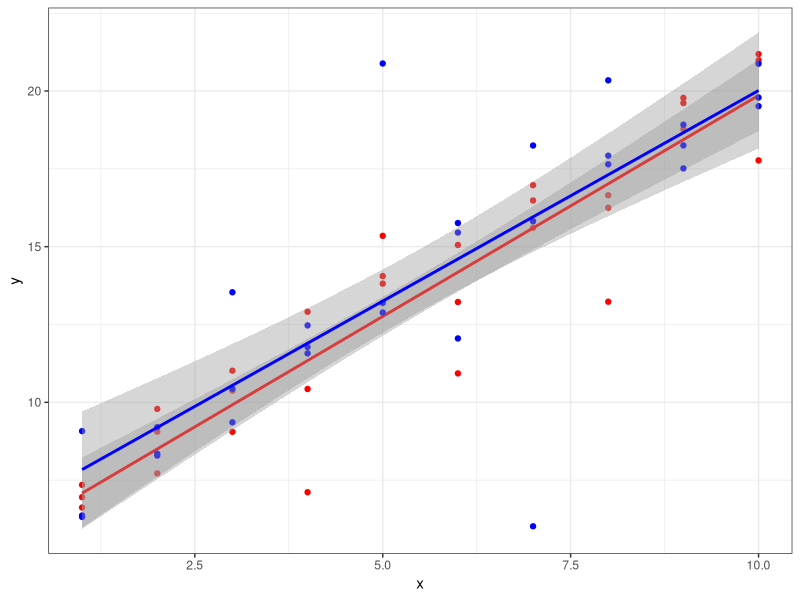
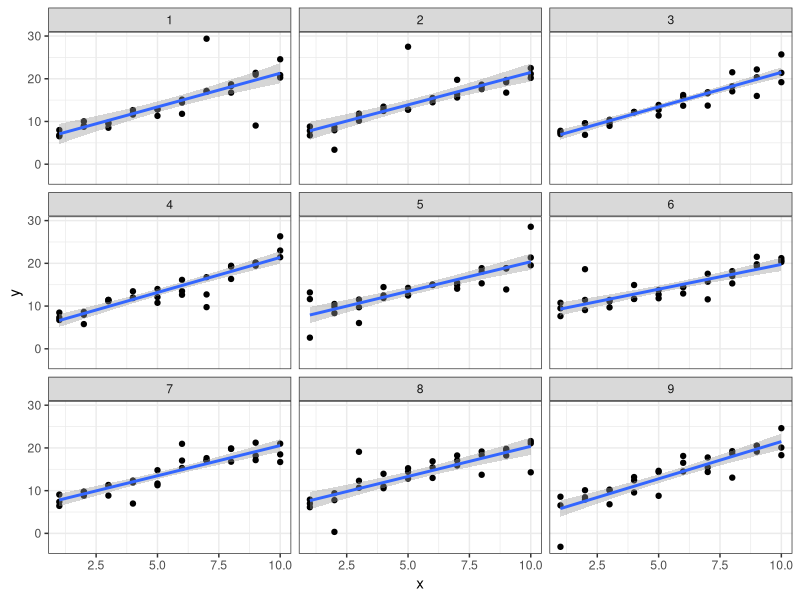
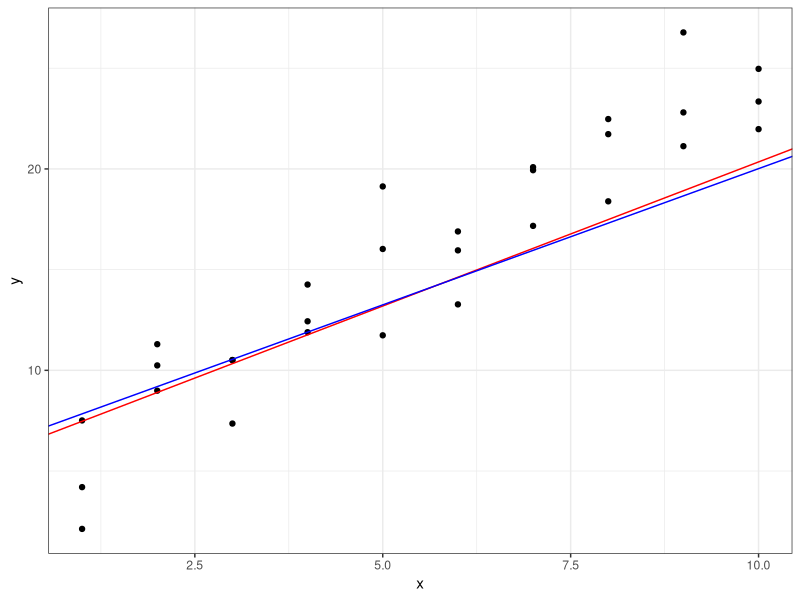
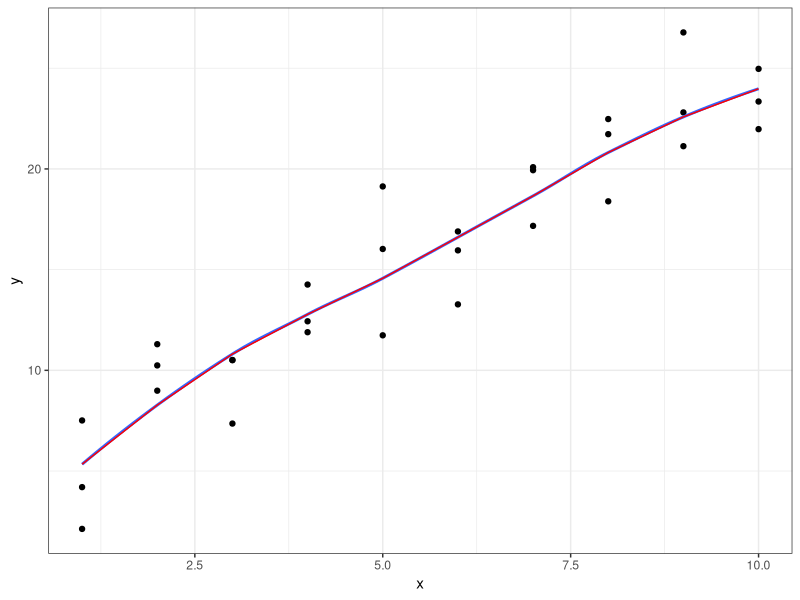
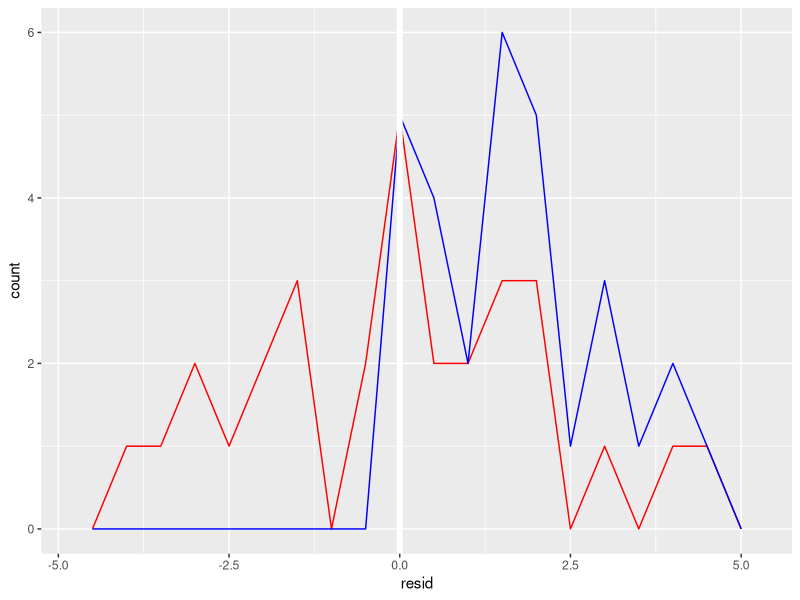
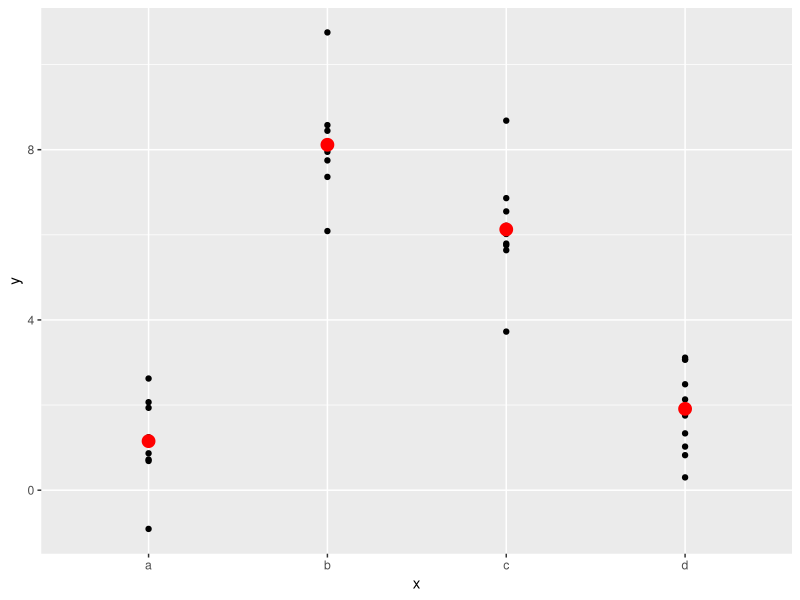
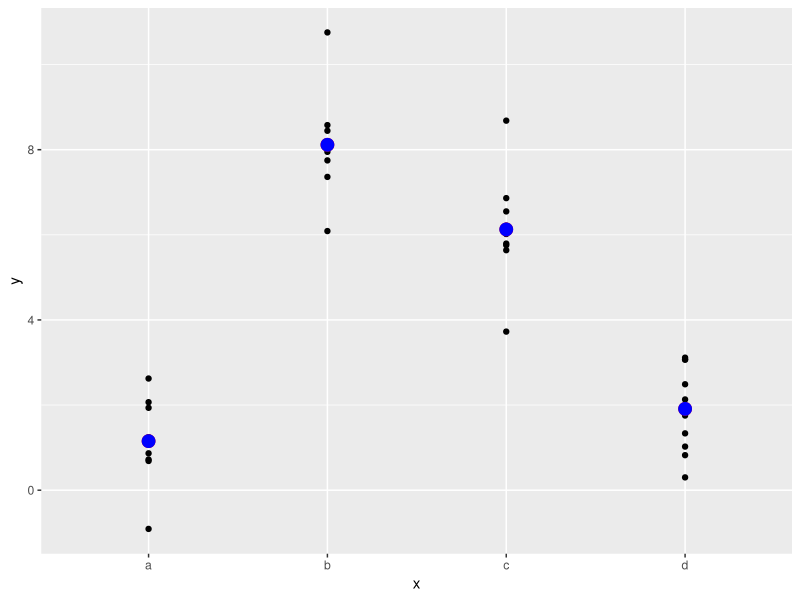
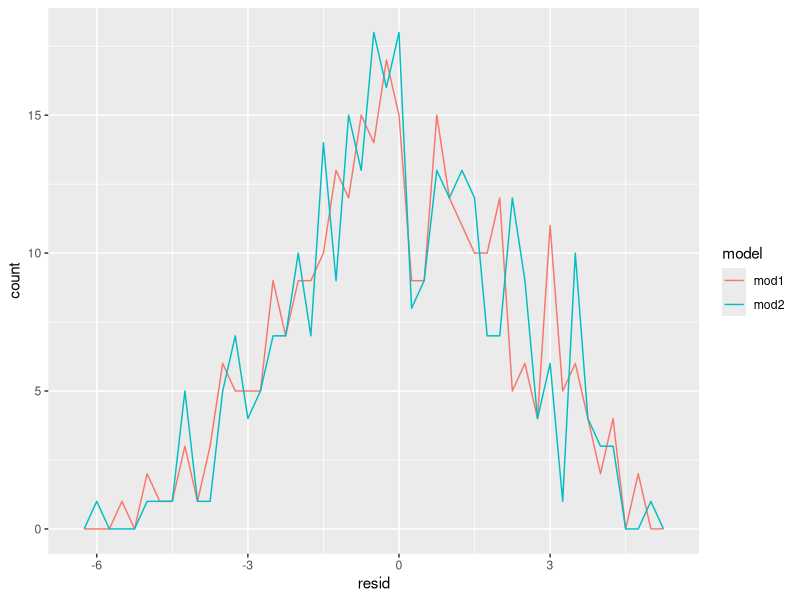

Write the R code that produced these figures, in order.
## ---- chunk 1
knitr::opts_chunk$set(echo = TRUE)

# load library
library(tidyverse) # basic packages
library(magrittr) # pipes
library(purrr) # functional programming ie map
library(modelr) # for models
library(splines) # fit non linear models with natural spline

# options for modelr to warn if there are NAs in data
# default is to silently drop them
options(na.action = na.warn)

## ---- chunk 2

# given to simulate data
sim1a <- tibble(
  x = rep(1:10, each = 3),
  y = x * 1.5 + 6 + rt(length(x), df = 2)
)

# use a second simulate to compare
sim1b <- tibble(
  x = rep(1:10, each = 3),
  y = x * 1.5 + 6 + rt(length(x), df = 2)
)

# graph these simulated datasets
ggplot() +
  geom_point(aes(x,y), data = sim1a, color = "red") +
  geom_smooth(aes(x,y), data = sim1a, color = "red", method = lm) +
  geom_point(aes(x,y), data = sim1b, color = "blue") +
  geom_smooth(aes(x,y), data = sim1b, color = "blue", method = lm) +
  theme_bw()

# apply lm function
sim1a_mod <- lm(y ~ x, data = sim1a)
sim1b_mod <- lm(y ~ x, data = sim1b)

# display
coef(sim1a_mod)
coef(sim1b_mod)

# J Arnold used function with map to make multiple graphs from simulations to compare
# why not...

# make a function to make simulated data sets
simData <- function(i) {
    tibble(
    x = rep(1:10, each = 3),
    y = x * 1.5 + 6 + rt(length(x), df = 2),
    id = i
  )
}

# apply that function nine times
sims <- map_df(1:9, simData)

# graph results
ggplot(sims, aes(x,y)) +
  geom_point() +
  geom_smooth(method = "lm") +
  facet_wrap(~id) +
  theme_bw()
  
## ---- chunk 3

# given
model_ea <- function(a, data) {
  a[1] + data$x * a[2]
}

measure_distance2 <- function(mod, data) {
  diff <- data$y - model_ea(mod, data)
  mean(abs(diff))
}

measure_distance <- function(mod, data) {
  diff <- data$y - model_ea(mod, data)
  sqrt(mean(diff ^ 2))
}

## ---- chunk 4

# read help file
?optim

# with mean difference
optimMean <- optim(c(0,0), measure_distance2, data = sim1b)
optimMean

# compare to root mean squared deviation
optimRMSD <- optim(c(0,0), measure_distance, data = sim1b)
optimRMSD


# graph them both
ggplot(aes(x,y), data = sim1) +
  geom_point() +
  #geom_smooth(method = "lm", se = FALSE, color = "blue") +
  geom_abline(slope = optimMean$par[2], 
              intercept = optimMean$par[1], color = "red") +
  geom_abline(slope = optimRMSD$par[2], 
              intercept = optimRMSD$par[1], color = "blue") +
  theme_bw()

## ---- chunk 5

model1 <- function(a, data) {
  a[1] + data$x * a[2] + a[3]
}

## ---- chunk 6

# given
sim1_mod <- lm(y ~ x, data = sim1)

# model fitting with loess
sim1_mod_loess <- loess(y ~ x, data = sim1)

# generate grid & predictions
grid_loess <- sim1 %>%
  data_grid(x) %>%
  add_predictions(., sim1_mod_loess)

# graph
ggplot() +
  geom_point(aes(x,y), data = sim1) +
  geom_smooth(aes(x, y), method = "loess",  
              data = sim1, se = FALSE) +
  geom_line(aes(x, pred), data = grid_loess, 
            color = "red", se = FALSE) +
  theme_bw()
  

## ---- chunk 7

# try out spread predictions
sim1 %>%
  data_grid(x) %>%
  spread_predictions(sim1_mod, sim1_mod_loess)

# try out gather predictions
sim1 %>%
  data_grid(x) %>%
  gather_predictions(sim1_mod, sim1_mod_loess)

## ---- chunk 8
?geom_ref_line
## ---- chunk 9

# given
sim1_mod <- lm(y ~ x, data = sim1)

sim1 <- sim1 %>%
  add_residuals(sim1_mod) %>%
  
  # add column for absolute residuals
  mutate(absRes = abs(resid)) 

# graph both and compare
ggplot(sim1) +
  geom_freqpoly(aes(resid), binwidth = 0.5, color = "red") +
  geom_freqpoly(aes(absRes), binwidth = 0.5, color = "blue") +
  geom_ref_line(v = 0)


## ---- chunk 10
# given
mod2 <- lm(y ~ x, data = sim2)

grid <- sim2 %>% 
  data_grid(x) %>% 
  add_predictions(mod2)
grid

ggplot(sim2, aes(x)) + 
  geom_point(aes(y = y)) +
  geom_point(data = grid, aes(y = pred), colour = "red", size = 4)

#repeat without intercept
mod2b <- lm(y ~ x -1, data = sim2)

# look at what the model is using
model_matrix(sim2, mod2b)

# redo without intercept
gridb <- sim2 %>% 
  data_grid(x) %>% 
  add_predictions(mod2b)
gridb

ggplot(sim2, aes(x)) + 
  geom_point(aes(y = y)) +
  geom_point(data = grid, aes(y = pred), colour = "red", size = 4) +
  geom_point(data = gridb, aes(y = pred), colour = "blue", size = 4)

# JArnold's way
grid <- sim2 %>%
  data_grid(x) %>%
  spread_predictions(mod2, mod2b)
grid

## ---- chunk 11

# given
mod1 <- lm(y ~ x1 + x2, data = sim3)
mod2 <- lm(y ~ x1 * x2, data = sim3)
mod3 <- lm(y ~ x1 + x2, data = sim4)
mod4 <- lm(y ~ x1 * x2, data = sim4)

model_matrix(sim3, mod1)
model_matrix(sim3, mod2)
model_matrix(sim4, mod3)
model_matrix(sim4, mod4)

## ---- chunk 12

# given
mod1 <- lm(y ~ x1 + x2, data = sim3)
mod2 <- lm(y ~ x1 * x2, data = sim3)

# let us see what they make
model_matrix(sim3, mod1)
model_matrix(sim3, mod2)

# create a function for the first type
createMod1Fn <- function(df) {

df %>%
  mutate(`(Intercept)` = 1,
         x1 = x1,
         # don't use x2 = a since one level is for reference
         x2b = as.numeric(x2 == "b"),
         x2c = as.numeric(x2 == "c"),
         x2d = as.numeric(x2 == "d")) %>%
  select(`(Intercept)`, x1, x2b, x2c, x2d)
}

# test it
mod1_fromFn <- createMod1Fn(sim3)
mod1_fromFn

# create a function for the second type
createMod2Fn <- function(df) {

df %>%
  mutate(`(Intercept)` = 1,
         x1 = x1,
         # don't use x2 = a since one level is for reference
         x2b = as.numeric(x2 == "b"),
         x2c = as.numeric(x2 == "c"),
         x2d = as.numeric(x2 == "d"),
         `x1:x2b` = x1*x2b,
         `x1:x2c` = x1*x2c,
         `x1:x2d` = x1*x2d) %>%
  select(`(Intercept)`, x1, x2b, x2c, x2d, `x1:x2b`, `x1:x2c`, `x1:x2d`)
}
  
# test it
mod2_fromFn <- createMod2Fn(sim3)
mod2_fromFn

## ---- chunk 13

#given
mod1 <- lm(y ~ x1 + x2, data = sim4)
mod2 <- lm(y ~ x1 * x2, data = sim4)

# add residuals for each model to df grid
gridRes <- sim4 %>% 
  gather_residuals(mod1, mod2)

# graph residuals
ggplot(gridRes, aes(x = resid, group = model, color = model)) +
  geom_freqpoly(binwidth = 0.25)

# calculate total absolute residuals to see which model fits better
# JArnold says to check sd of the resid from the models
gridRes %>%
  group_by(model) %>%
  summarize(total = sum(abs(resid)),
            meanResid = mean(resid),
            sd = sd(resid))
# this shows that model 1 is slightly better according to absolute value
# the standard deviation is slightly better for model 2

# calculate AIC since I have seen that before
stats::AIC(mod1, mod2)

